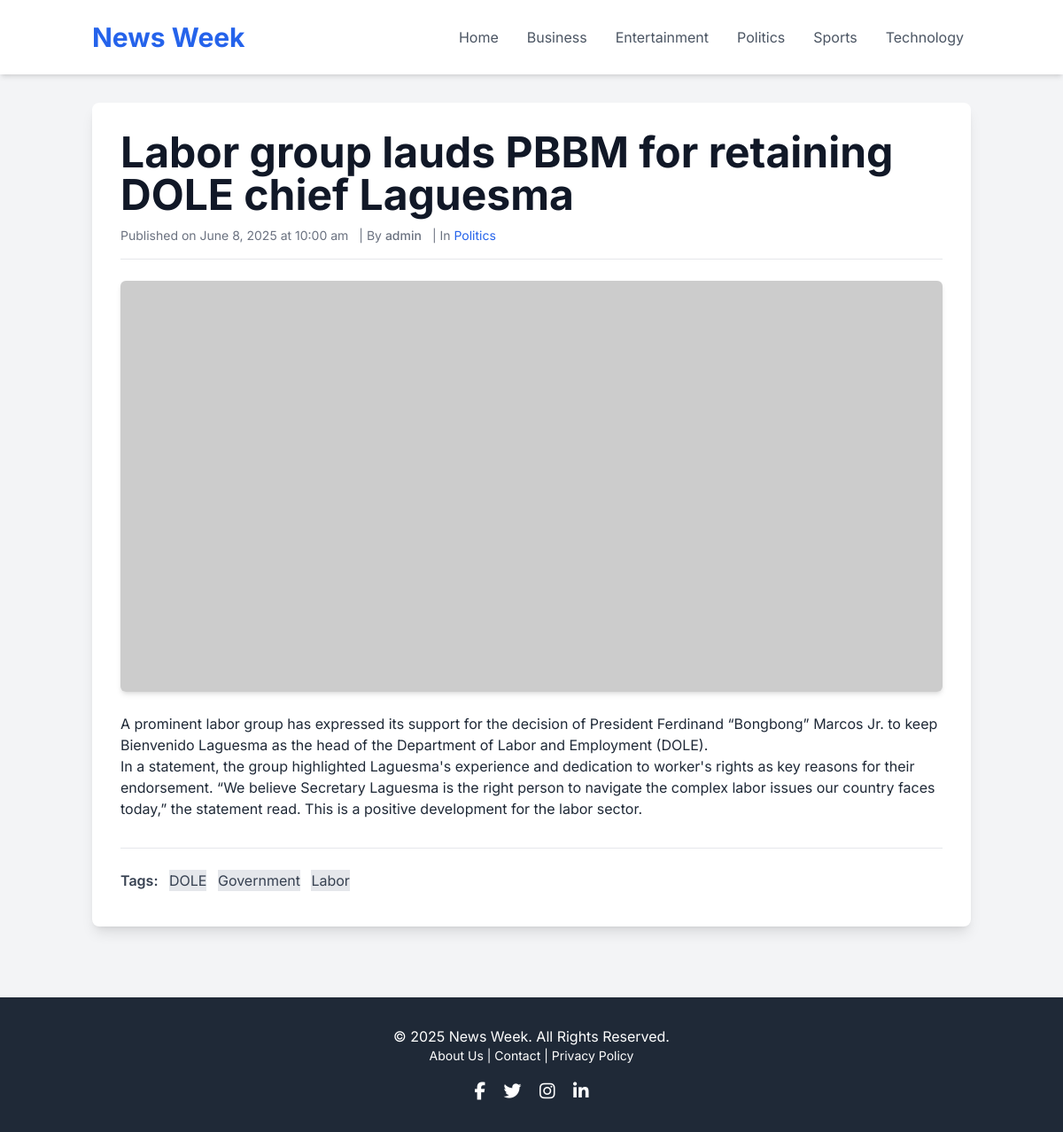
The app's page /article.php?slug=labor-group-lauds-pbbm-for-retaining-dole-chief-laguesma with its own data.
### tables this page shows
CREATE TABLE `categories` (
  `id` int(11) NOT NULL AUTO_INCREMENT,
  `name` varchar(100) NOT NULL,
  `slug` varchar(120) NOT NULL,
  `description` text DEFAULT NULL,
  `created_at` timestamp NOT NULL DEFAULT current_timestamp(),
  PRIMARY KEY (`id`),
  UNIQUE KEY `name` (`name`),
  UNIQUE KEY `slug` (`slug`)
);

CREATE TABLE `articles` (
  `id` int(11) NOT NULL AUTO_INCREMENT,
  `title` varchar(255) NOT NULL,
  `slug` varchar(270) NOT NULL,
  `content` longtext NOT NULL,
  `category_id` int(11) DEFAULT NULL,
  `admin_id` int(11) DEFAULT NULL,
  `image_url` varchar(255) DEFAULT NULL,
  `status` enum('draft','published','archived') NOT NULL DEFAULT 'draft',
  `publish_date` datetime DEFAULT NULL,
  `views` int(11) NOT NULL DEFAULT 0,
  `created_at` timestamp NOT NULL DEFAULT current_timestamp(),
  `updated_at` timestamp NOT NULL DEFAULT current_timestamp() ON UPDATE current_timestamp(),
  PRIMARY KEY (`id`),
  UNIQUE KEY `slug` (`slug`),
  KEY `category_id` (`category_id`),
  KEY `admin_id` (`admin_id`),
  KEY `status` (`status`),
  KEY `publish_date` (`publish_date`)
);

CREATE TABLE `tags` (
  `id` int(11) NOT NULL AUTO_INCREMENT,
  `name` varchar(50) NOT NULL,
  `slug` varchar(60) NOT NULL,
  `created_at` timestamp NOT NULL DEFAULT current_timestamp(),
  PRIMARY KEY (`id`),
  UNIQUE KEY `name` (`name`),
  UNIQUE KEY `slug` (`slug`)
);

### admin/includes/functions.php (called while the page is built, shortened)
<?php
function getArticleBySlug(PDO $pdo, string $slug): array|false {
    try {
        $stmt = $pdo->prepare("
            SELECT a.*, c.name as category_name, c.slug as category_slug, adm.username as author_name
            FROM articles a
            LEFT JOIN categories c ON a.category_id = c.id
            LEFT JOIN admins adm ON a.admin_id = adm.id
            WHERE a.slug = :slug AND a.status = 'published'
            LIMIT 1
        ");
        $stmt->bindParam(':slug', $slug, PDO::PARAM_STR);
        $stmt->execute();
        $article = $stmt->fetch(PDO::FETCH_ASSOC);
        return $article;
    } catch (PDOException $e) {
        error_log("Error in getArticleBySlug (slug: $slug): " . $e->getMessage());
        return false;
    }
}
function getAllCategories(PDO $pdo): array {
    try {
        $stmt = $pdo->query("SELECT id, name, slug FROM categories ORDER BY name ASC");
        return $stmt->fetchAll(PDO::FETCH_ASSOC);
    } catch (PDOException $e) {
        error_log("Error in getAllCategories: " . $e->getMessage());
        return [];
    }
}
function getTagsForArticle(PDO $pdo, int $articleId): array {
    try {
        $stmt = $pdo->prepare("SELECT t.id, t.name, t.slug
                               FROM tags t
                               JOIN article_tags at ON t.id = at.tag_id
                               WHERE at.article_id = :article_id
                               ORDER BY t.name ASC");
        $stmt->bindParam(':article_id', $articleId, PDO::PARAM_INT);
        $stmt->execute();
        return $stmt->fetchAll(PDO::FETCH_ASSOC);
    } catch (PDOException $e) {
        error_log("Error fetching tags for article $articleId: " . $e->getMessage());
        return [];
    }
}
?>

### article.php (the view, shortened to what this page needs)
<?php
require_once __DIR__ . '/admin/includes/db_connect.php';
require_once __DIR__ . '/admin/includes/functions.php';
$articleSlug = $_GET['slug'] ?? null;
$article = getArticleBySlug($pdo, $articleSlug);
if (!$article) {
    http_response_code(404);
    $pageTitle = "Article Not Found";
} else {
    $article['tags'] = getTagsForArticle($pdo, $article['id']);
}
$menuCategories = getAllCategories($pdo);
?>
<!DOCTYPE html>
<html lang="en">
<head>
    <script src="https://cdn.tailwindcss.com"></script>
    <link rel="stylesheet" href="https://cdnjs.cloudflare.com/ajax/libs/font-awesome/6.5.1/css/all.min.css">
    <link rel="stylesheet" href="css/style.css">
</head>
<body class="bg-gray-100 text-gray-800">
<?php require_once __DIR__ . '/includes/header.php'; ?>
    <main class="container mx-auto px-4 py-8">
        <?php if ($article): ?>
            <article class="bg-white p-6 md:p-8 rounded-lg shadow-lg">
                <header class="mb-6 border-b pb-4">
                    <h1 class="text-3xl md:text-4xl lg:text-5xl font-bold text-gray-900 mb-3"><?php echo htmlspecialchars($article['title']); ?></h1>
                    <div class="text-sm text-gray-500 flex flex-wrap items-center gap-x-3 gap-y-1">
                        <span>Published on <?php echo date('F j, Y \a\t g:i a', strtotime($article['publish_date'])); ?></span>
                        <?php if (!empty($article['author_name'])): ?>
                            <span>| By <span class="font-medium"><?php echo htmlspecialchars($article['author_name']); ?></span></span>
                        <?php endif; ?>
                        <?php if (!empty($article['category_name'])): ?>
                            <span>| In <a href="category.php?slug=<?php echo htmlspecialchars($article['category_slug']); ?>" class="text-blue-600 hover:underline"><?php echo htmlspecialchars($article['category_name']); ?></a></span>
                        <?php endif; ?>
                    </div>
                </header>
                <?php if (!empty($article['image_url'])): ?>
                    <figure class="mb-6">
                        <img src="<?php echo htmlspecialchars($article['image_url']); ?>" alt="<?php echo htmlspecialchars($article['title']); ?>"
                             onerror="this.onerror=null;this.src='https://placehold.co/1200x600/E2E8F0/4A5568?text=Image+Not+Available';"
                             class="w-full h-auto max-h-[600px] object-contain rounded-md shadow-md">
                    </figure>
                <?php endif; ?>
<div class="article-content prose lg:prose-xl max-w-none">
    <?php echo $article['content']; ?>
</div>
                <?php if (!empty($article['tags'])): ?>
                <footer class="mt-8 pt-6 border-t">
                    <span class="text-md font-semibold mr-2 text-gray-700">Tags:</span>
                    <?php foreach ($article['tags'] as $tag): ?>
                        <a href="tag.php?slug=<?php echo htmlspecialchars($tag['slug']); ?>"
                           class="tag-link bg-gray-200 text-gray-700 hover:bg-gray-300 mr-2 mb-2 inline-block">
                           <?php echo htmlspecialchars($tag['name']); ?>
                        </a>
                    <?php endforeach; ?>
                </footer>
                <?php endif; ?>
            </article>
        <?php endif; ?>
    </main>
<?php require_once __DIR__ . '/includes/footer.php'; ?>
</body>
</html>

### Includes/header.php (shortened to what this page needs)
<?php
$current_page_name = basename($_SERVER['PHP_SELF']);
?>
<!DOCTYPE html>
<html lang="en">
<head>
    <script src="https://cdn.tailwindcss.com"></script>
    <link rel="stylesheet" href="https://cdnjs.cloudflare.com/ajax/libs/font-awesome/6.5.1/css/all.min.css">
    <link rel="stylesheet" href="css/style.css">
</head>
<body class="bg-gray-100 text-gray-800">
    <header class="bg-white shadow-md sticky top-0 z-50">
        <div class="container mx-auto px-4 py-6 flex flex-col sm:flex-row justify-between items-center">
            <h1 class="text-3xl font-bold text-blue-600">
                <a href="index.php">News Week</a>
            </h1>
            <nav class="mt-4 sm:mt-0">
                <ul class="flex space-x-2 sm:space-x-4 text-sm sm:text-base flex-wrap justify-center">
                    <li>
                        <a href="index.php"
                           class="text-gray-600 hover:text-blue-500 px-2 py-1 rounded <?php echo ($current_page_name === 'index.php') ? 'font-bold text-blue-600' : ''; ?>">
                           Home
                        </a>
                    </li>
                    <?php if (!empty($menuCategories)): ?>
                        <?php foreach ($menuCategories as $category_item): ?>
                            <li>
                                <a href="category.php?slug=<?php echo htmlspecialchars($category_item['slug']); ?>"
                                   class="text-gray-600 hover:text-blue-500 px-2 py-1 rounded <?php echo (isset($categorySlug) && $categorySlug === $category_item['slug']) ? 'font-bold text-blue-600' : ''; ?>">
                                    <?php echo htmlspecialchars($category_item['name']); ?>
                                </a>
                            </li>
                        <?php endforeach; ?>
                    <?php endif; ?>
                </ul>
            </nav>
        </div>
    </header>

### css/style.css (style rules this page uses)
body { font-family: 'Inter', sans-serif; -webkit-font-smoothing: antialiased; -moz-osx-font-smoothing: grayscale; }

### article.php (style rules this page uses)
body { font-family: 'Inter', sans-serif; }
.tag-link { @apply px-2 py-1 rounded-full text-xs transition duration-150 ease-in-out; }

### Includes/header.php (style rules this page uses)
body { font-family: 'Inter', sans-serif; }

### records on screen
categories: name "Business"
categories: name "Entertainment"
categories: name "Politics"
categories: name "Sports"
categories: name "Technology"
articles: title "Labor group lauds PBBM for retaining DOLE chief Laguesma", publish_date "June 8, 2025 at 10:00 am", admin.username "admin", category.name "Politics", content "A prominent labor group has expressed its support for the decision of President Ferdinand “Bongbong” Marcos Jr. to keep Bienvenido Laguesma as the head of the Department of Labor and Employment (DOLE). In a statement, the group highlighted Laguesma's experience and dedication to worker's rights as key reasons for their endorsement. “We believe Secretary Laguesma is the right person to navigate the complex labor issues our country faces today,” the statement read. This is a positive development for the labor sector."
tags: name "DOLE"
tags: name "Government"
tags: name "Labor"
